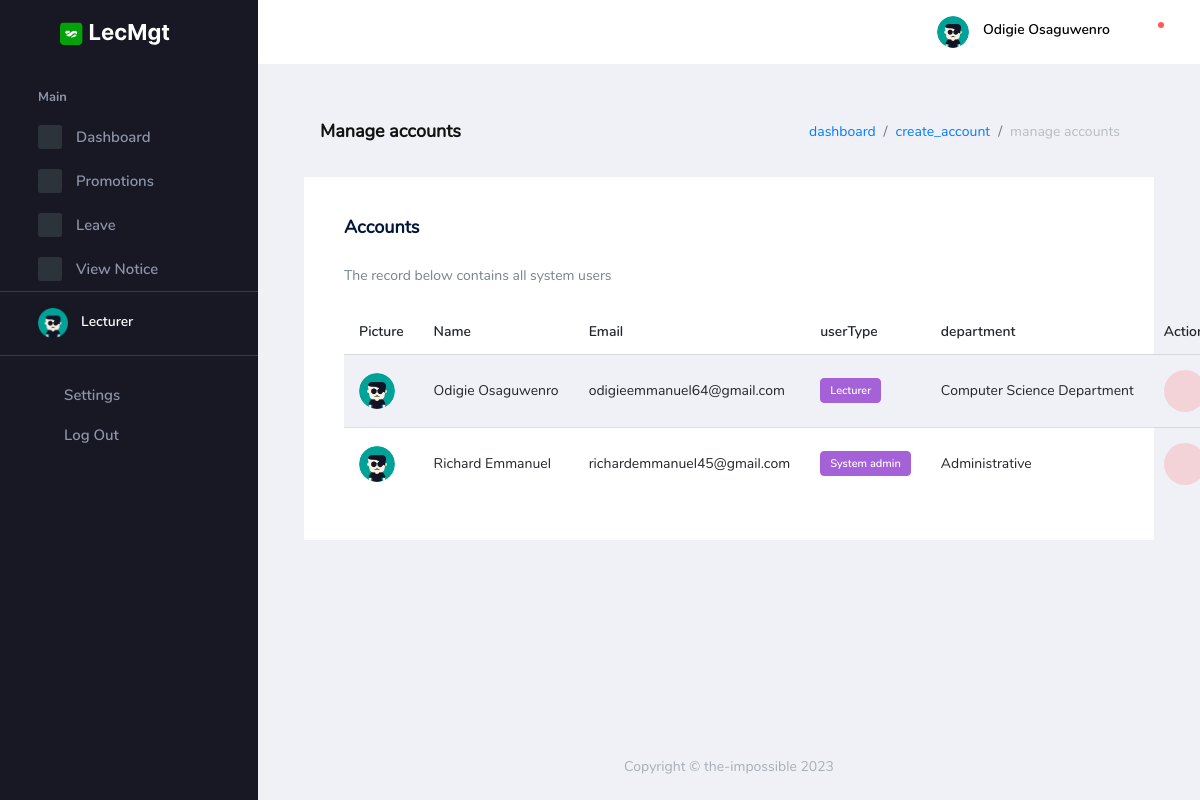
The app's page /auth/manage_accounts (signed in) with its own data.
### lecMgt_auth/models.py (models this page shows, shortened)
class User(AbstractBaseUser, PermissionsMixin):
    user_id = models.UUIDField(
        default=uuid.uuid4, primary_key=True, unique=True, editable=False)
    email = models.CharField(max_length=100, db_index=True,
                             unique=True, verbose_name='email address', blank=True)
    name = models.CharField(
        max_length=100, db_index=True, blank=True, null=True)
    pics = models.ImageField(
        default='img/user.png', upload_to='uploads/', null=True)
    department = models.ForeignKey(
        Department, on_delete=models.CASCADE, blank=True, null=True,)
    date_joined = models.DateTimeField(
        verbose_name='date_joined', auto_now_add=True)
    last_login = models.DateTimeField(
        verbose_name='last_login', auto_now=True, null=True)
    is_active = models.BooleanField(default=True)
    is_staff = models.BooleanField(default=False)
    is_dept = models.BooleanField(default=False)
    is_central = models.BooleanField(default=False)
    is_dean = models.BooleanField(default=False)
    is_hod = models.BooleanField(default=False)
    is_superuser = models.BooleanField(default=False)
    USERNAME_FIELD = 'email'
    REQUIRED_FIELDS = ['name',]
    objects = UserManager()
    class Meta:
        db_table = 'Users'
        verbose_name_plural = 'Users'

class Department(models.Model):
    dept_id = models.UUIDField(
        default=uuid.uuid4, primary_key=True, unique=True, editable=False)
    dept_title = models.CharField(max_length=50, unique=True)
    def __str__(self):
        return self.dept_title
    class Meta:
        db_table = 'Department'
        verbose_name_plural = 'Departments'

### lecMgt_auth/views.py (the view, shortened to what this page needs)
# urls.py: path('manage_accounts', ManageAccounts.as_view(), name="manage_accounts"),
class ManageAccounts(LoginRequiredMixin, ListView):
    template_name = 'backend/auth/manage_accounts.html'
    def get_queryset(self):
        return User.objects.all().order_by('-date_joined')

### Templates/backend/auth/manage_accounts.html (shortened to what this page needs)
{% extends 'base.html' %}
{% load crispy_forms_tags %}
{% load static %}
{% block head %}{% include 'partials/auth_head.html' %}{% endblock head %}
{% block body %}
    <div class="container-scroller">
    {% block nav %}{% include 'partials/auth_nav.html' %}{% endblock nav %}
      <div class="container-fluid page-body-wrapper">
        {% include 'partials/auth_sidebar.html' %}
        <div class="main-panel">
          <div class="content-wrapper">
            <div class="page-header">
              <h3 class="page-title"> Manage accounts </h3>
              <nav aria-label="breadcrumb">
                <ol class="breadcrumb">
                  <li class="breadcrumb-item"><a href="{% url 'auth:dashboard' %}">dashboard</a></li>
                  <li class="breadcrumb-item"><a href="{% url 'auth:create_account' %}">create_account</a></li>
                  <li class="breadcrumb-item active" aria-current="page">manage accounts</li>
                </ol>
              </nav>
            </div>
            <div class="row">
              <div class="col-lg-12 grid-margin stretch-card">
                <div class="card">
                  <div class="card-body">
                    <h4 class="card-title">Accounts</h4>
                    <p class="card-description"> The record below contains all system users</code>
                    </p>
                    <table class="table table-striped table-hover">
                      <thead>
                        <tr>
                          <th> Picture </th>
                          <th> Name </th>
                          <th> Email </th>
                          <th> userType </th>
                          <th> department </th>
                          <th> Action </th>
                        </tr>
                      </thead>
                      <tbody>
                        {% for object in object_list %}
                        <tr>
                          <td class="py-1">
                            <a href="{% url 'auth:edit_account' object.pk %}">
                              <img src="{{ object.pics.url }}" width="60" alt="image" />
                            </a>
                          </td>
                          <td> {{ object.name}} </td>
                          <td> {{ object.email}} </td>
                          <td>
                            <label class="badge badge-info">
                            {% include 'partials/user_type.html' %}
                            </label>
                          </td>
                          <td> {{ object.department}} </td>
                          <td>
                            <button type="button" class="btn btn-inverse-danger btn-rounded btn-icon" data-toggle="modal" data-target="#deleteModal{{forloop.counter}}">
                              <i class="mdi mdi-delete-forever"></i>
                            </button>
                          </td>
                        </tr>
                        {% endfor %}
                      </tbody>
                    </table>
                  </div>
                </div>
              </div>
            </div>
          </div>
          {% block footer %}{% include 'partials/auth_footer.html' %}{% endblock footer %}
        </div>
      </div>
    </div>
  {% endblock %}

### Templates/base.html (shortened to what this page needs)
<!DOCTYPE html>
<html lang="en">
	<head>
    	{% block head %} {% endblock %}
	</head>
	<body>
	{% block body %}{% endblock %}
	</body>
</html>

### Templates/partials/auth_head.html (shortened to what this page needs)
{% load static %}
<link rel="stylesheet" href="{% static 'auth/assets/vendors/mdi/css/materialdesignicons.min.css' %}">
<link rel="stylesheet" href="{% static 'auth/assets/vendors/flag-icon-css/css/flag-icon.min.css' %}">
<link rel="stylesheet" href="{% static 'auth/assets/vendors/css/vendor.bundle.base.css' %}">
<link rel="stylesheet" href="{% static 'auth/assets/vendors/font-awesome/css/font-awesome.min.css' %}" />
<link rel="stylesheet" href="{% static 'auth/assets/vendors/bootstrap-datepicker/bootstrap-datepicker.min.css' %}">
<link rel="stylesheet" href="{% static 'auth/assets/css/style.css' %}">

### Templates/partials/auth_nav.html (shortened to what this page needs)
{% load static %}
<nav class="navbar default-layout-navbar col-lg-12 col-12 p-0 fixed-top d-flex flex-row">
    <div class="text-center navbar-brand-wrapper d-flex align-items-center justify-content-center">
      <a class="navbar-brand brand-logo" href="{% url 'basic:home' %}"><img src="{% static 'auth/assets/images/logo.svg' %}" alt="logo" /></a>
    </div>
    <div class="navbar-menu-wrapper d-flex align-items-stretch">
      <button class="navbar-toggler navbar-toggler align-self-center" type="button" data-toggle="minimize">
        <span class="mdi mdi-menu"></span>
      </button>
      <ul class="navbar-nav navbar-nav-right">
        <li class="nav-item nav-profile dropdown">
          <a class="nav-link dropdown-toggle" id="profileDropdown" href="#" data-toggle="dropdown" aria-expanded="false">
            <div class="nav-profile-img">
              <img src="{{ request.user.pics.url }}" alt="image">
            </div>
            <div class="nav-profile-text">
              <p class="mb-1 text-black">{{request.user.name}}</p>
            </div>
          </a>
        </li>
        <li class="nav-item dropdown">
          <a class="nav-link count-indicator dropdown-toggle" id="notificationDropdown" href="#" data-toggle="dropdown">
            <i class="mdi mdi-bell-outline"></i>
            <span class="count-symbol bg-danger"></span>
          </a>
        </li>
      </ul>
    </div>
  </nav>

### Templates/partials/auth_sidebar.html (shortened to what this page needs)
{% load static %}
<nav class="sidebar sidebar-offcanvas" id="sidebar">
  <ul class="nav">
    <li class="nav-item nav-category">Main</li>
    <li class="nav-item">
      <a class="nav-link" href="{% url 'auth:dashboard' %}">
        <span class="icon-bg"><i class="mdi mdi-cube menu-icon"></i></span>
        <span class="menu-title">Dashboard</span>
      </a>
    </li>
    {% if request.user.is_staff %}
    <li class="nav-item">
      <a class="nav-link" data-toggle="collapse" href="#ui-basic" aria-expanded="false" aria-controls="ui-basic">
        <span class="icon-bg"><i class="mdi mdi-crosshairs-gps menu-icon"></i></span>
        <span class="menu-title">Accounts</span>
        <i class="menu-arrow"></i>
      </a>
      <div class="collapse" id="ui-basic">
        <ul class="nav flex-column sub-menu">
          <li class="nav-item"> <a class="nav-link" href="{% url 'auth:create_account' %}">Create Account</a></li>
          <li class="nav-item"> <a class="nav-link" href="{% url 'auth:manage_accounts' %}">Manage Accounts</a></li>
        </ul>
      </div>
    </li>
    <li class="nav-item">
      <a class="nav-link" href="pages/icons/mdi.html">
        <span class="icon-bg"><i class="mdi mdi-chart-bar menu-icon"></i></span>
        <span class="menu-title">Manage Promotions</span>
      </a>
    </li>
    {% else %}
    <li class="nav-item">
      <a class="nav-link" data-toggle="collapse" href="#ui-promotion" aria-expanded="false" aria-controls="ui-promotion">
        <span class="icon-bg"><i class="mdi mdi-contacts menu-icon"></i></span>
        <span class="menu-title">Promotions</span>
        <i class="menu-arrow"></i>
      </a>
    </li>
    <li class="nav-item">
      <a class="nav-link" data-toggle="collapse" href="#ui-leave" aria-expanded="false" aria-controls="ui-leave">
        <span class="icon-bg"><i class="mdi mdi-format-list-bulleted menu-icon"></i></span>
        <span class="menu-title">Leave</span>
        <i class="menu-arrow"></i>
      </a>
    </li>
    <li class="nav-item">
      <a class="nav-link" href="pages/icons/mdi.html">
        <span class="icon-bg"><i class="mdi mdi-chart-bar menu-icon"></i></span>
        <span class="menu-title">View Notice</span>
      </a>
    </li>
    {% endif %}
    <li class="nav-item sidebar-user-actions">
      <div class="user-details">
        <div class="d-flex justify-content-between align-items-center">
          <div>
            <div class="d-flex align-items-center">
              <div class="sidebar-profile-img">
                <img src="{{ request.user.pics.url }}" width="30" alt="image">
              </div>
              <div class="sidebar-profile-text">
                <p class="mb-1">
                  {% if request.user.is_staff %}
                    System admin
                  {% elif request.user.is_central %}
                    Central admin
                    {% elif request.user.is_dean %}
                    Dean office
                    {% elif request.user.is_hod %}
                    HOD office
                    {% elif request.user.is_dept %}
                    Dept. Admin
                    {% else %}
                    Lecturer
                  {% endif %}
                </p>
              </div>
            </div>
          </div>
        </div>
      </div>
    </li>
    <li class="nav-item sidebar-user-actions">
      <div class="sidebar-user-menu">
        <a href="#" class="nav-link"><i class="mdi mdi-settings menu-icon"></i>
          <span class="menu-title">Settings</span>
        </a>
      </div>
    </li>
    <li class="nav-item sidebar-user-actions">
      <div class="sidebar-user-menu">
        <a data-toggle="modal" data-target="#basicModal" style="cursor: pointer;" class="nav-link"><i class="mdi mdi-logout menu-icon"></i>
          <span class="menu-title">Log Out</span></a>
      </div>
    </li>
  </ul>
</nav>

### Templates/partials/user_type.html
{% if object.is_staff %}
    System admin
{% elif object.is_central %}
    Central admin
    {% elif object.is_dean %}
    Dean office
    {% elif object.is_hod %}
    HOD office
    {% elif object.is_dept %}
    Dept. Admin
    {% else %}
    Lecturer
{% endif %}

### Templates/partials/auth_footer.html
{% load static %}
<footer class="footer">
    <div class="footer-inner-wraper">
      <div class="d-sm-flex justify-content-center justify-content-sm-center">
        <span class="text-muted d-block text-center text-sm-center d-sm-inline-block">Copyright © the-impossible 2023</span>
      </div>
    </div>
</footer>

### Templates/partials/auth_script.html (shortened to what this page needs)
{% load static %}

### records on screen
User: user.pics (placeholder picture), user.name "Odigie Osaguwenro", pics (placeholder picture), name "Odigie Osaguwenro", email "odigieemmanuel64@gmail.com", is_staff "Lecturer", department "Computer Science Department"
User: pics (placeholder picture), name "Richard Emmanuel", email "richardemmanuel45@gmail.com", is_staff "System admin", department "Administrative"
